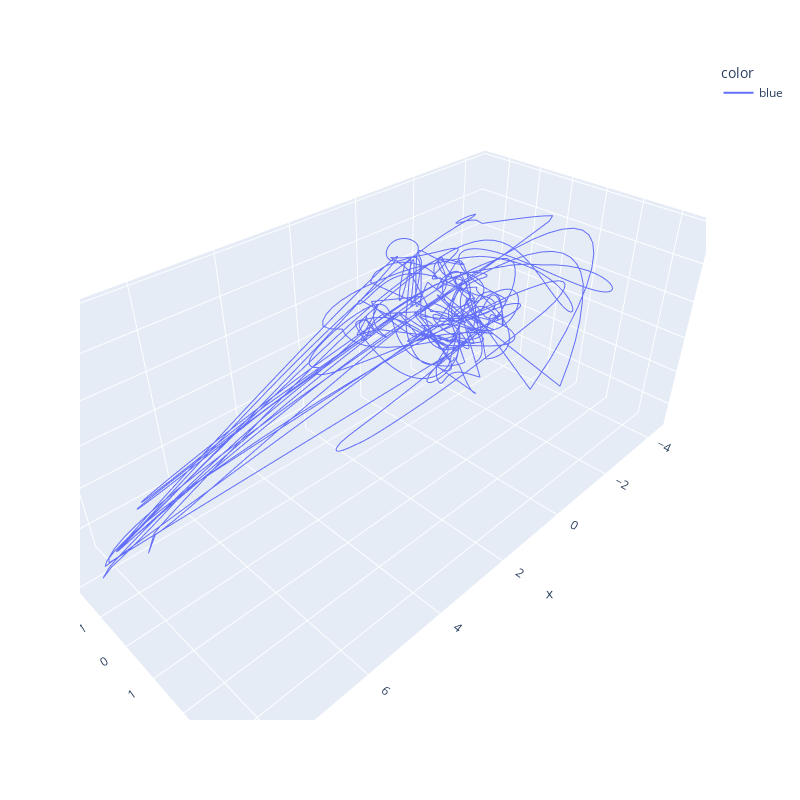

Notebook code for this chart:
### Code cell
fig  = px.line_3d(x=session.z[:, 0], y=session.z[:, 1], z=session.z[:, 2], color=["blue"]*len(session.z), width=800, height=800)
fig.show()

### Figure 1 — Plotly figure (JSON) as saved in the notebook; plotly's stock layout.template omitted (floating-point values rounded to 4 significant figures; data arrays with more than 128 entries replaced by an {"elided": "..."} marker saying what was removed)
{"data": [{"hovertemplate": "color=blue<br>x=%{x}<br>y=%{y}<br>z=%{z}<extra></extra>", "legendgroup": "blue", "line": {"color": "#636efa", "dash": "solid"}, "marker": {"symbol": "circle"}, "mode": "lines", "name": "blue", "scene": "scene", "showlegend": true, "type": "scatter3d", "x": {"elided": "4384 float values"}, "y": {"elided": "4384 float values"}, "z": {"elided": "4384 float values"}}], "layout": {"height": 800, "legend": {"title": {"text": "color"}, "tracegroupgap": 0}, "margin": {"t": 60}, "scene": {"domain": {"x": [0, 1], "y": [0, 1]}, "xaxis": {"title": {"text": "x"}}, "yaxis": {"title": {"text": "y"}}, "zaxis": {"title": {"text": "z"}}}, "width": 800}}
